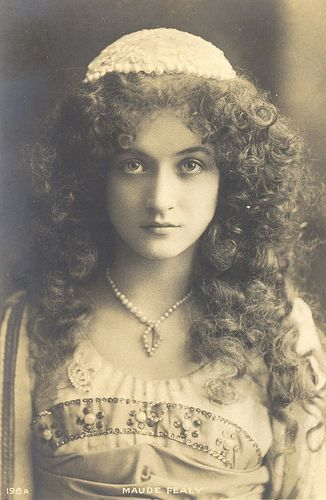
//> input picture 1.jpg, 326 x 500 px
$ ./SIFT-detector   (built with g++ and OpenCV 4, older OpenCV classes emulated)
//> lines starting //> are read from the running program, lines starting //| are printed output that depends on the picture
#include <iostream>
#include <opencv2/opencv.hpp>
#include "opencv2/nonfree/nonfree.hpp"
#include <vector>

using namespace cv;


int main() {
    Mat image1, image2, image3;

    image2 = imread("1.jpg");
//> image2 is the input picture: 500 rows x 326 cols, CV_8UC3; mean B, G, R 119.3, 138.6, 148.9

    image3 = imread("new.jpg");
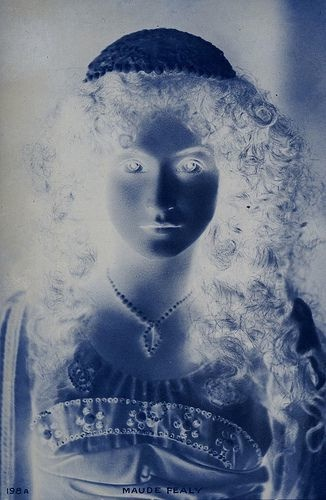
//> input picture new.jpg, 326 x 500 px
//> image3 is the input picture: 500 rows x 326 cols, CV_8UC3; mean B, G, R 135.7, 116.4, 106.1

    //create rotate
    Point center = Point(image2.cols/2, image2.rows/2);
//> center = Point(163, 250)
    double angle = 30.0;
    double scale = 2/3.0;
    Mat rot_mat(2, 3, CV_32FC1);
    rot_mat = getRotationMatrix2D(center, angle, scale);
    warpAffine(image2, image1, rot_mat, image2.size() );
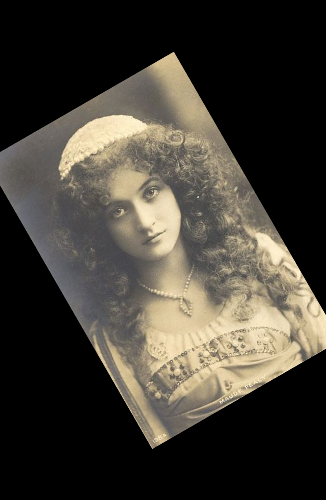
//> image1: 500 rows x 326 cols, CV_8UC3; mean B, G, R 52.6, 61.1, 65.7

    //detect keypoints
    SiftFeatureDetector detector;

    std::vector<KeyPoint> keypoints1, keypoints2;
    detector.detect(image3, keypoints1);
//> keypoints1 = 916 keypoints; strongest (x, y, size): (185, 206, 43.9), (205, 61, 31.8), (86, 411, 4.2), (143, 72, 2.6)
    detector.detect(image2, keypoints2);
//> keypoints2 = 922 keypoints; strongest (x, y, size): (185, 206, 43.9), (205, 61, 31.8), (86, 411, 4.2), (143, 72, 2.6)

    //calculate descriptors
    SiftDescriptorExtractor extractor;
    Mat descriptors1, descriptors2;

    extractor.compute(image3, keypoints1, descriptors1);
    extractor.compute(image2, keypoints2, descriptors2);

    //matching descriptor
    FlannBasedMatcher matcher;
    std::vector<DMatch> matches;
    matcher.match(descriptors1, descriptors2, matches);
//> matches = 916 matches

    //calculate distance
    double max_dist = 0; double min_dist = 100;
    for (int i = 0; i < descriptors1.rows; ++i)
    { double dist = matches[i].distance;
        if (dist < min_dist) min_dist = dist;
        if (dist > max_dist) max_dist = dist;
    }
//> this loop made 916 passes
//> (dist, max_dist) on passes 1, 2, 4, 20, 80, 121, 563: (133.3, 133.3), (271.2, 271.2), (342, 342), (403.2, 403.2), (408.1, 408.1), (424.3, 424.3), (434.3, 434.3)
//> (dist, min_dist) on pass 14: (90.92, 90.92)
//> after the loop, min_dist = 90.92; max_dist = 434.3

    std::vector<DMatch> good_matches;
    for( int i = 0; i < descriptors1.rows; i++ )
        { if( matches[i].distance <= max(2*min_dist, 0.02) )
        { good_matches.push_back( matches[i]); }
    }

    //draw good matches
    Mat img_matches;
    drawMatches(image3, keypoints1, image2, keypoints2, good_matches, img_matches, Scalar::all(-1), Scalar::all(-1),vector<char>(), DrawMatchesFlags::NOT_DRAW_SINGLE_POINTS);
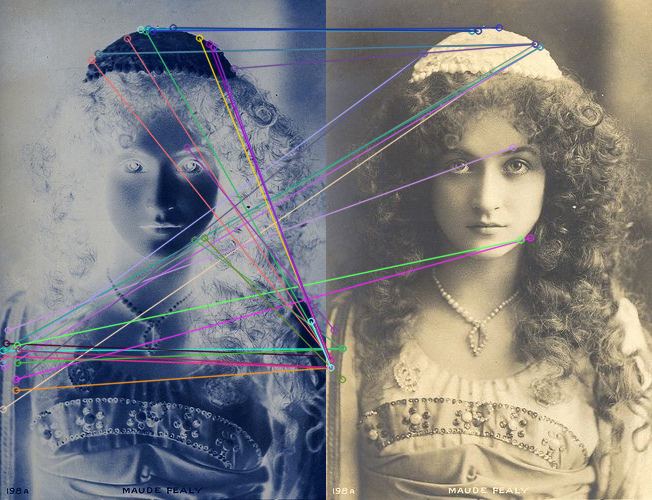
//> img_matches: 500 rows x 652 cols, CV_8UC3; mean B, G, R 128.5, 127.9, 128.7

    namedWindow("rtr", WINDOW_AUTOSIZE);
    imshow("rtr", img_matches);
    imwrite("new_matches_rotate.jpg", img_matches);
    waitKey(0);
    return 0;
}
